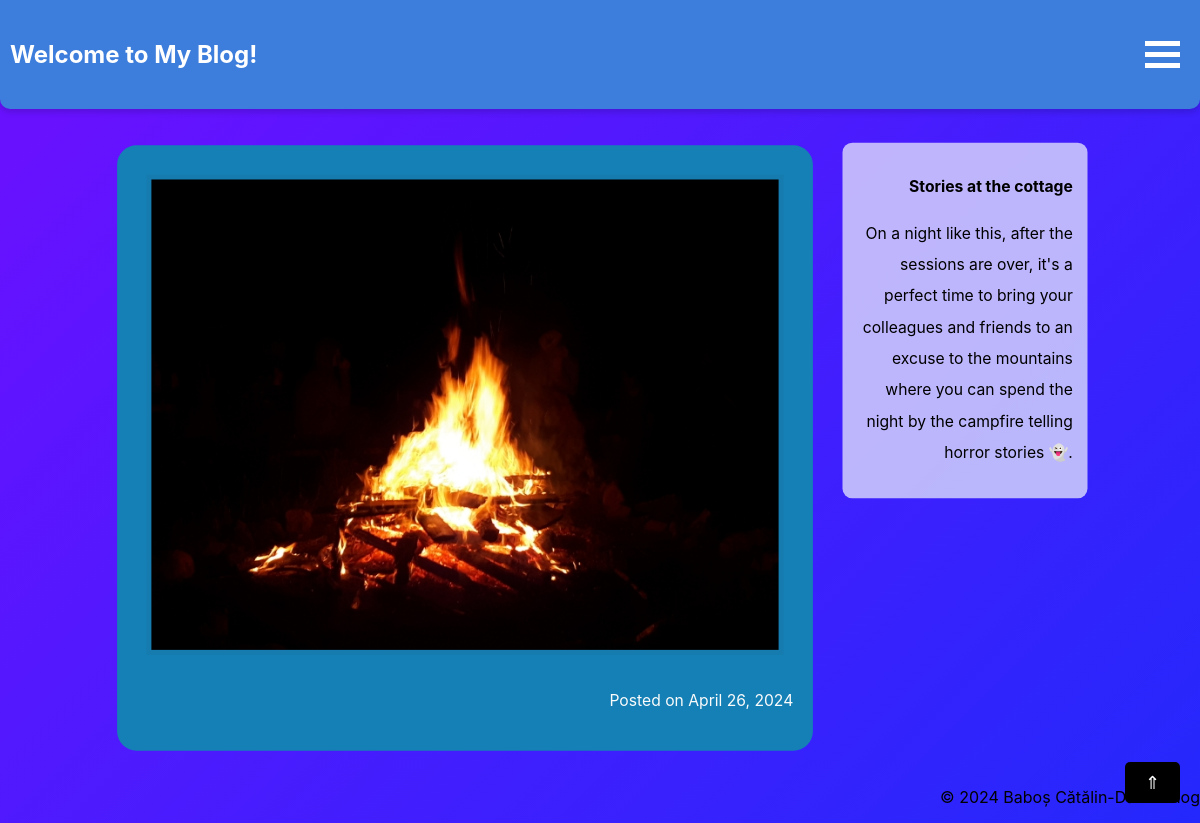
The app's page /post/4/ with its own data.
### myapp/models.py (models this page shows)
class Post(models.Model):
    title = models.CharField(max_length=1000)
    post_date = models.DateField()
    image = models.ImageField(upload_to='static/')
    paragraph = models.TextField(max_length=1000)
    more_details_for_the_dedicated_page = models.TextField(max_length=1000,default=' ')

### myapp/views.py (the view)
# urls.py: path('post/<int:post_id>/', views.post_detail, name='post_detail'),
def post_detail(request, post_id):
    post = get_object_or_404(Post, pk=post_id)
    return render(request, './html/post_detail.html', {'post': post})

### myapp/templates/html/post_detail.html (shortened to what this page needs)
<!DOCTYPE html>
<html lang="en">
<head>
    {% load static %}
    <link rel="stylesheet" type="text/css" href="{% static 'css/index.css' %}">
    <link rel="stylesheet" href="{% static 'css/menu.css' %}">
    <link rel="stylesheet" href="{% static 'css/BackToTheTop.css' %}">
    <link rel="stylesheet" href="{% static 'css/searchPosts.css' %}">
    <link rel="stylesheet" href="https://cdnjs.cloudflare.com/ajax/libs/font-awesome/4.7.0/css/font-awesome.min.css">
</head>
<body>
    <header>
        <h1>Welcome to My Blog!</h1>
        <nav>
            <div class="MenuButton" onclick="Menu(this)">
                <div class="bar1"></div>
                <div class="bar2"></div>
                <div class="bar3"></div>
              </div>
        </nav>
    </header>
    <main>
        <section>
            <div class="post">
                <div class="post-image-container">
                    <div class="box2">
                        <img src="{{ post.image.url }}" class="post-image" alt="{{ post.title }}">
                        <p style="color: rgba(251, 251, 251, 0.995);"> Posted on {{ post.post_date }}</p>
                    </div>
                </div>
                <div class="post-text">
                    <div class="box">
                        <h2>{{ post.title }}</h2>
                        <p>{{ post.paragraph }}</p>
                    </div>
                </div>
            </div>
        </section>
    </main>
    <footer>
        <a href="#" onclick="toTop(); return false;" class="back-to-top">⇑</a>
        <p>© 2024 Baboș Cătălin-Daniel Blog</p>
    </footer>
</body>
</html>

### static/css/index.css (style rules this page uses)
body { font-family: 'Georgia', serif; color: #000; background-size: cover; text-align: center; margin: auto; font-family: -apple-system, BlinkMacSystemFont, sans-serif; overflow: auto; background: linear-gradient(315deg, rgb(39, 247, 230) 3%, rgb(35, 122, 228) 38%, rgb(15, 47, 251) 68%, rgb(104, 17, 255) 98%); animation: gradient 15s ease infinite; background-size: 400% 400%; background-attachment: fixed; }
.post { transition: all 0.5s ease; }
.post { margin-bottom: 50px; margin: 30px 200px; display: flex; justify-content: space-between; }
.post-text, .post-image-container { flex: 1; padding: 10px; box-sizing: border-box; text-align: right; }
p { text-align: right; display: flex; justify-content: right; align-items: right; }
.post h2, .post p { color: #000000; font-size: 18px; margin-left: 1px; line-height: 2; }
img.post-image { height: 480px; width: auto; border: 5px solid #3333330e; margin: 10px; }
header { background-color: #3d7ddc; padding: 15px 0; display: flex; justify-content: space-between; align-items: center; border-bottom-left-radius: 10px; border-bottom-right-radius: 10px; box-shadow: 0px 3px 6px rgba(0, 0, 0, 0.16); }
.box { width: auto; height: auto; background-color: #f5f9fbb1; transform: scale(0.980); transition: transform 0.3s ease; border-radius: 10px; padding: 15px; }
.box2 { width: auto; height: auto; background-color: #1580b6; transform: scale(0.980); transition: transform 0.3s ease; border-radius: 20px; padding: 20px; }
h1 { color: #ffffff; font-size: 24px; margin: 10px 10px; text-align: center; }
h1 { animation: juggle 5s infinite; }
nav { display: flex; }
@media (max-width: 1200px) { .post { margin: 20px 100px; } }
@media (max-width: 1200px) { .post h2, .post p { font-size: 16px; } }

### static/css/menu.css (style rules this page uses)
.MenuButton { margin: 20px; cursor: pointer; }
.bar1, .bar2, .bar3 { width: 35px; height: 5px; background-color: #ffffff; margin: 6px 0; transition: 0.4s; }

### static/css/BackToTheTop.css (style rules this page uses)
.back-to-top { position: fixed; bottom: 20px; right: 20px; text-decoration: none; color: white; background-color: black; padding: 10px 20px; border-radius: 5px; font-size: 18px; }

### records on screen
Post: image (picture), post_date "April 26, 2024", title "Stories at the cottage", paragraph "On a night like this, after the sessions are over, it's a perfect time to bring your colleagues and friends to an excuse to the mountains where you can spend the night by the campfire telling horror stories 👻."
